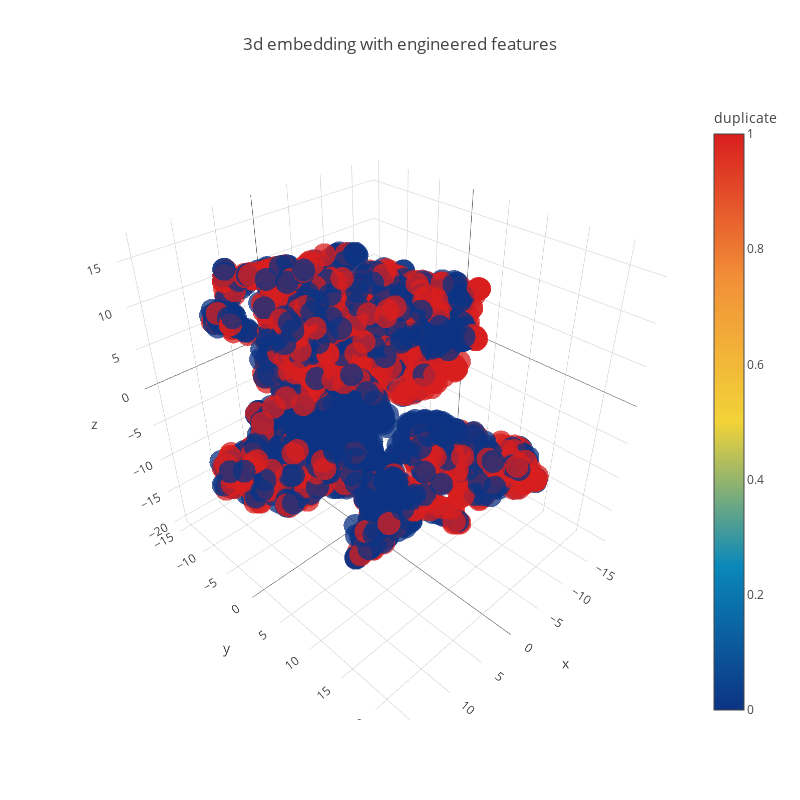

Notebook code for this chart:
### Code cell
trace1 = go.Scatter3d(
    x=tsne3d[:,0],
    y=tsne3d[:,1],
    z=tsne3d[:,2],
    mode='markers',
    marker=dict(
        sizemode='diameter',
        color = y,
        colorscale = 'Portland',
        colorbar = dict(title = 'duplicate'),
        line=dict(color='rgb(255, 255, 255)'),
        opacity=0.75
    )
)

data=[trace1]
layout=dict(height=800, width=800, title='3d embedding with engineered features')
fig=dict(data=data, layout=layout)
py.iplot(fig, filename='3DBubble')

### Figure 1 — Plotly figure (JSON) as saved in the notebook; plotly's stock layout.template omitted (floating-point values rounded to 4 significant figures; data arrays with more than 128 entries replaced by an {"elided": "..."} marker saying what was removed)
{"data": [{"marker": {"color": {"elided": "3000 int values"}, "colorbar": {"title": "duplicate"}, "colorscale": "Portland", "line": {"color": "rgb(255, 255, 255)"}, "opacity": 0.75, "sizemode": "diameter"}, "mode": "markers", "type": "scatter3d", "uid": "02f946b8-40b9-11e9-95f6-54ee752b25e6", "x": {"elided": "3000 float values"}, "y": {"elided": "3000 float values"}, "z": {"elided": "3000 float values"}}], "layout": {"height": 800, "title": "3d embedding with engineered features", "width": 800}}
